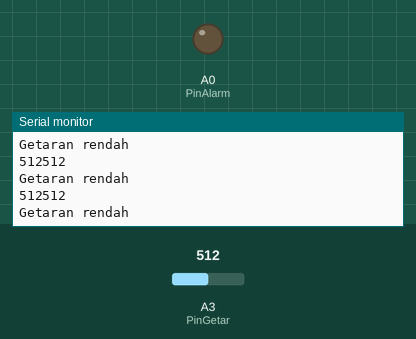
This sketch was run on a simulated Arduino Uno, built with avr-gcc and run on an emulated ATmega328P. Parts: output pins drawn as LEDs (lit = HIGH), the last lines printed to the serial monitor. Inputs (shaded band) come from the test bench; at power-on: A3 (PinGetar) = 512.

Above: at 1.2 s.
1.3 s: A3 (PinGetar) set to 11
At 1.9 s:
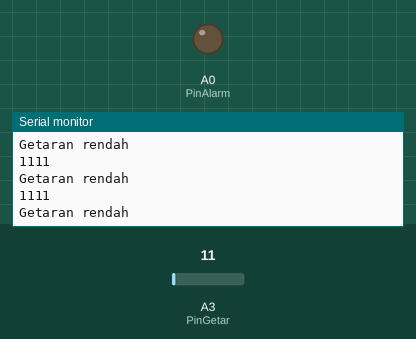
2.8 s: A3 (PinGetar) set to 8
At 3.9 s:
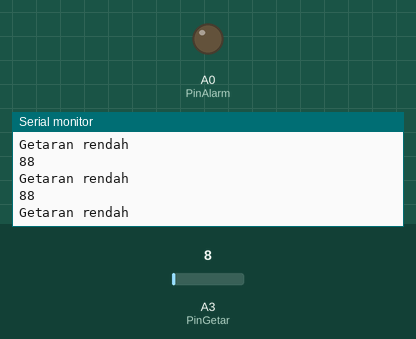
Timing chart, 0 to 5.8 s (numbered marks = the images above; inputs shaded):
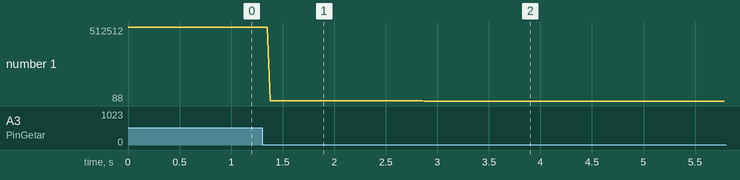

Measured:
- after the input at 1.3 s, the serial monitor: prints a new line after 0.08 s (image 1)
- after the input at 2.8 s, the serial monitor: prints a new line after 0.08 s (image 2)
- plotted number 1: 512512 → 1111 after the input at 1.3 s, 1111 → 88 after the input at 2.8 s

The sketch:

sensor_getaran.ino
```cpp
int PinAlarm = A0;
int PinGetar = 3;

void setup() {
  Serial.begin(9600);
  pinMode(PinAlarm, OUTPUT);
  pinMode(PinGetar, INPUT);
}

void loop() {
  long nilaigetar = analogRead(PinGetar);
  Serial.print(nilaigetar);

  if (nilaigetar == 0) {
    Serial.println(nilaigetar);
    Serial.println("Tidak ada getaran");
    digitalWrite(PinAlarm, LOW);
  } else if (nilaigetar > 0 && nilaigetar < 3000) {
    Serial.println(nilaigetar);
    Serial.println("Getaran rendah");
    digitalWrite(PinAlarm, LOW);
  } else if (nilaigetar >= 3000) {
    Serial.println(nilaigetar);
    Serial.println("Getaran tinggi");
    digitalWrite(PinAlarm, HIGH);
  }
  delay(10);
  Serial.println("");
}

long nilai() {
  delay(1000);
  long nilaigetar = pulseIn(PinGetar, HIGH);
  return nilaigetar;
}
```
